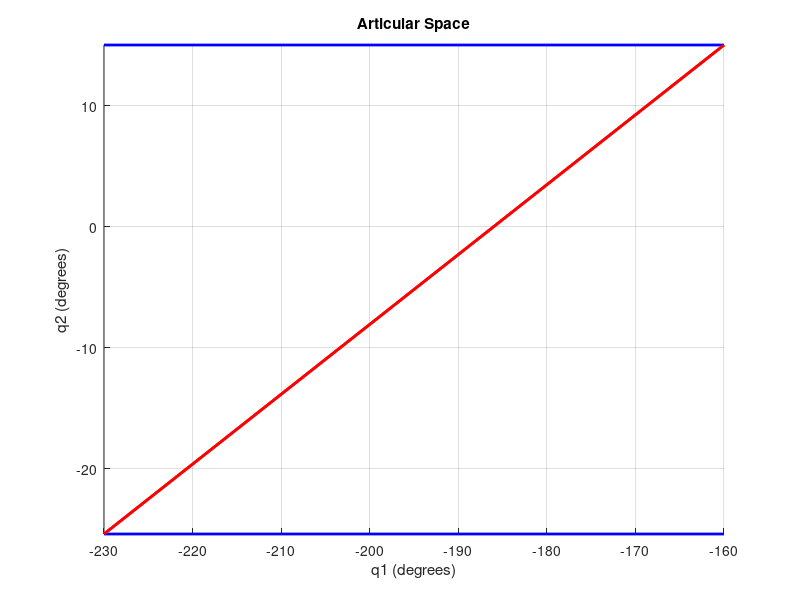

Recreate this plot in MATLAB.
% Define the joint ranges
q1_range = [-230 -160];
q2_range = [-25.4 15];
q3_range = [-230 -160];

% Create a figure to visualize the articular space
figure;
hold on;
xlabel('q1 (degrees)');
ylabel('q2 (degrees)');
zlabel('q3 (degrees)');
title('Articular Space');

% Plot the joint ranges
plot3(q1_range, [q2_range(1) q2_range(1)], q3_range, 'b', 'LineWidth', 2);
plot3(q1_range, [q2_range(2) q2_range(2)], q3_range, 'b', 'LineWidth', 2);
plot3(q1_range, q2_range, [q3_range(1) q3_range(1)], 'r', 'LineWidth', 2);
plot3(q1_range, q2_range, [q3_range(2) q3_range(2)], 'r', 'LineWidth', 2);

% Set the axis limits
xlim([q1_range(1) q1_range(2)]);
ylim([q2_range(1) q2_range(2)]);
zlim([q3_range(1) q3_range(2)]);

% Show the grid
grid on;